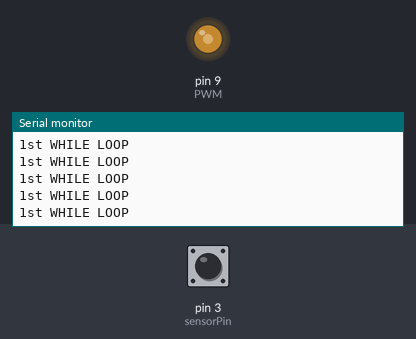
This sketch was run on a simulated Arduino Uno, built with avr-gcc and run on an emulated ATmega328P. Shown: output pins drawn as LEDs (lit = HIGH), the last lines printed to the serial monitor. Inputs (shaded band) come from the test bench; at power-on: pin 3 (sensorPin) LOW.

Above: at 1.2 s.
1.3 s: pin 3 (sensorPin) driven HIGH
At 2.1 s:
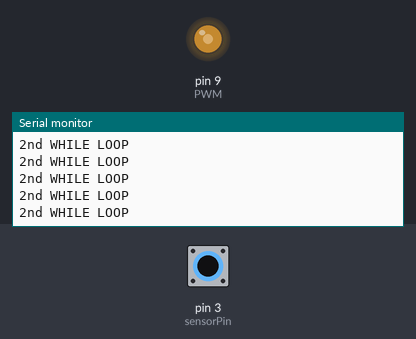
3.2 s: pin 3 (sensorPin) pulsed LOW 2 times (0.12 s each, 0.3 s apart)
5.3 s: pin 3 (sensorPin) driven LOW
At 6.1 s:
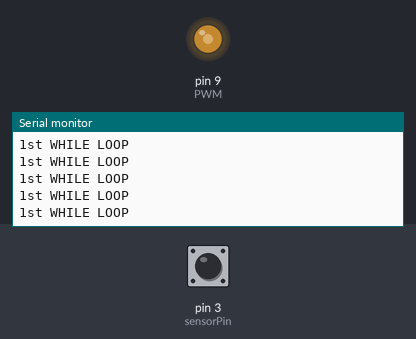
8.3 s: pin 3 (sensorPin) pulsed HIGH 5 times (0.12 s each, 0.3 s apart)
At 9.3 s:
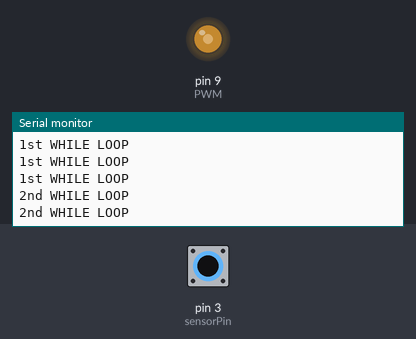
Timing chart, 0 to 11.3 s (numbered marks = the images above; inputs shaded):
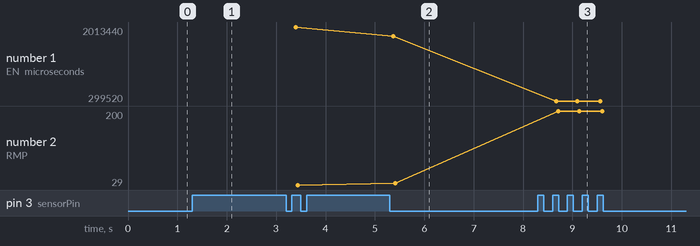

Measured:
- after the input at 1.3 s, the serial monitor: prints a new line after 0.08 s (image 1)
- after the input at 5.3 s, the serial monitor: prints a new line after 0.07 s (image 2)
- after the input at 8.3 s, the serial monitor: prints a new line after 0.37 s (image 3)
- plotted number 1: 2013440 → 1797120 after the input at 5.3 s, 1797120 → 299520 after the input at 8.3 s
- plotted number 2: 29 → 33 after the input at 5.3 s, 33 → 200 after the input at 8.3 s

The sketch:

sensorRPM.ino
```cpp
int sensorPin = 3; // P1.1
int PWM = 9;  //P1.2

void setup() {
  Serial.begin(9600);
  pinMode(sensorPin, INPUT);
  pinMode(PWM, OUTPUT);
  analogWrite(PWM, 125);

}

void loop() {
  double time;
  int sensorStatus = digitalRead(sensorPin);
  int initialStatus = sensorStatus;    //Initialise inital status


  while (sensorStatus == initialStatus){    //Waits until state changes
    Serial.println("1st WHILE LOOP");
    sensorStatus = digitalRead(sensorPin);  //Status != Initial


  }
  int oppositeStatus = sensorStatus ;   //Opposite to initialStatus

  double t0 = micros();  //Start timer

  for (int i = 0; i < 2; i++){
    while (sensorStatus != initialStatus){
      Serial.println("2nd WHILE LOOP");
      sensorStatus = digitalRead(sensorPin);
    }
    initialStatus = oppositeStatus;
  }
  double t1 = micros();  //Stop timer once status has changed.

  time = t1 - t0; //Time for sensorStatus to change
  if (time == 0){
     int a = 1;    //Doesn't print if time = 0.
  }
  else {
    Serial.print("TIME TAKEN (microseconds): ");
    Serial.println(time);
    time = time / pow(10,6); //convert from micros to seconds.

    //This time is equivalent to 1/4 of a revolution.
    //Convert to rpm using sensor_rpm = 60/(4*time) = 15/time
    long sensor_rpm = 60/time;
    Serial.print("RMP: ");
    Serial.println(sensor_rpm);
  }
}
```
